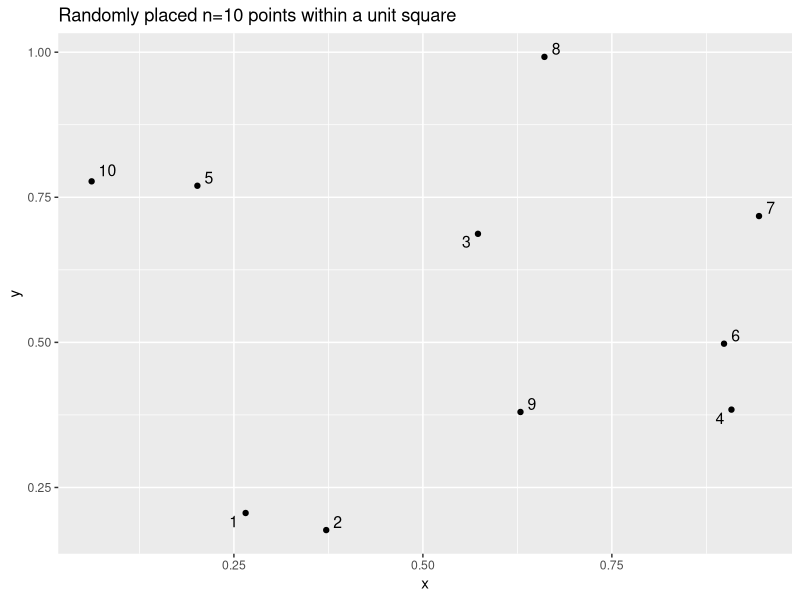
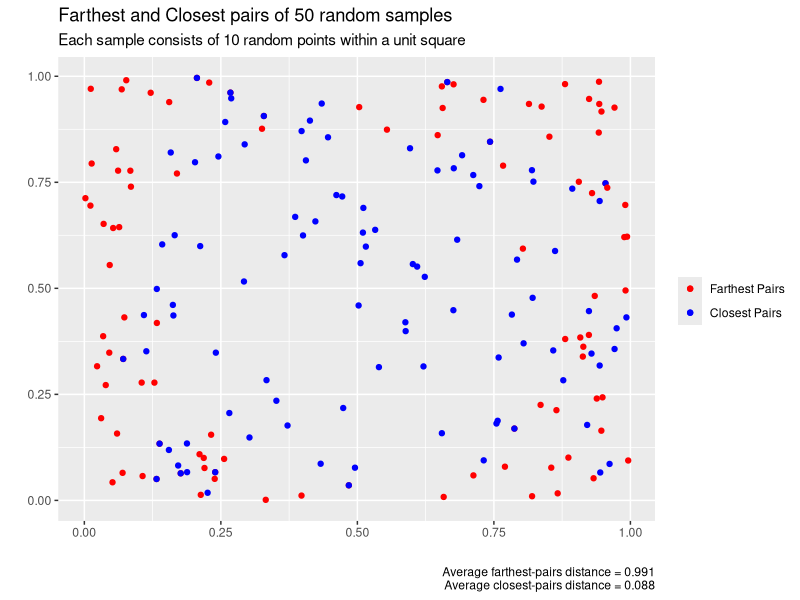
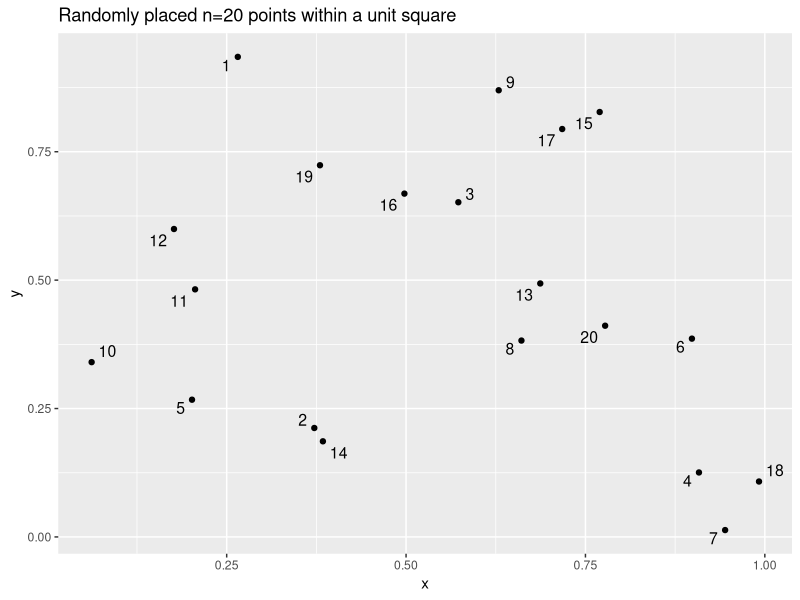
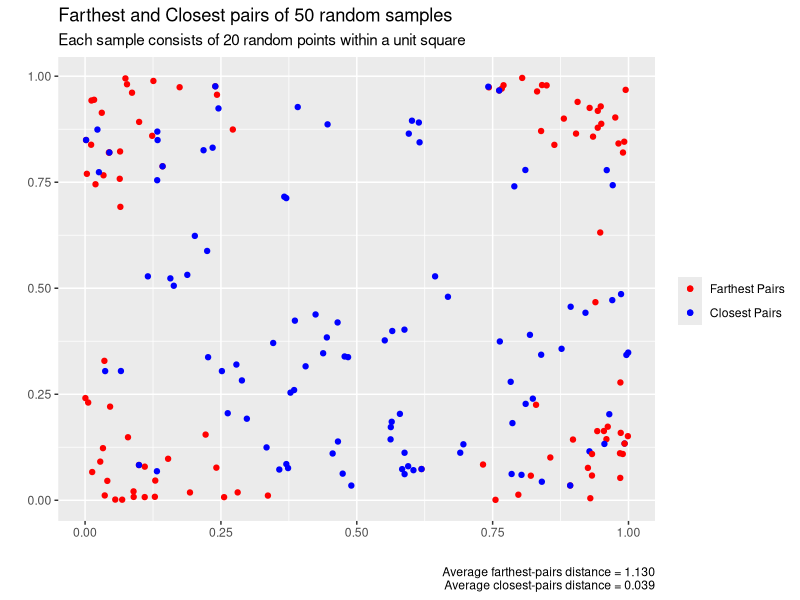

Write R code to recreate these figures, in order.
################################################################################
# Simulation Exercise
# Renan Chicarelli Marques
################################################################################

#Loading data wrangling and visualization packages for efficiency and aesthetics purposes
library(dplyr)
library(ggplot2)
library(ggrepel) 

################################################################################
# Task (1) 
################################################################################

#Using set.seed to make the results reproducible
set.seed(1)

#Creating "points": a function which generates randomly placed points within a unit square and names each observation (id)
points <- function(sample_size){
  table <- data.frame(
    id = c(1:sample_size),
    x = runif(sample_size, min = 0, max = 1),
    y = runif(sample_size, min = 0, max = 1))
  return(table)
}

#Generating random sample of n=10 points and naming it sample10
sample10 <- points(10)

#Plotting sample10 with ggplot2 and ggrepel
ggplot(sample10, aes(x=x, y=y)) +
  geom_point() +
  geom_text_repel(aes(label = id), size = 4) +
  ggtitle("Randomly placed n=10 points within a unit square")

################################################################################
# Task (2) 
################################################################################

#Creating two functions: (i) max_dist and (ii) min_dist which return the max and min distance between points of a given random sample 
#Two step rationale behind the functions (i) and (ii): 
#1st: creating a key (constant n=1) to merge sample on itself and get all possible combinations of the points
#2nd: merging sample, creating a distance (dist) variable, removing the duplicates and finding the obs with max and min dist 
max_dist <- function(sample){
   samplef <- sample %>% mutate(n = 1)
   max <- samplef %>%
     full_join(samplef, by = "n") %>% 
     filter(id.x != id.y) %>%
     mutate(dist = sqrt((x.x - x.y)^2 + (y.x - y.y)^2)) %>%
     select(id.x, id.y, dist, x.x, y.x, x.y, y.y) %>%
     filter(duplicated(dist) == FALSE) %>%
     slice_max(dist)
   return(max)
}

min_dist <- function(sample){
  samplef <- sample %>% mutate(n = 1)
  min <- samplef %>%
    full_join(samplef, by = "n") %>% 
    filter(id.x != id.y) %>%
    mutate(dist = sqrt((x.x - x.y)^2 + (y.x - y.y)^2)) %>%
    select(id.x, id.y, dist, x.x, y.x, x.y, y.y) %>%
    filter(duplicated(dist) == FALSE) %>%
    slice_min(dist)
  return(min)
}

#Finding the farthest points and the distance (dist) between them
max_dist(sample10)

#Finding the closest points and the distance (dist) between them
min_dist(sample10)

################################################################################
# Task (3) 
################################################################################

#Using set.seed to make the script and results reproducible
set.seed(1)

#Generating 50 random samples of n=10 points within a unit square
sample10x50 <- replicate(50, points(10), simplify = FALSE)

#Generating the farthest and closest pairs of the 50 random samples
sample10x50_max <- lapply(sample10x50, max_dist) 
sample10x50_min <- lapply(sample10x50, min_dist)

#Transforming the two lists (sample10x50_max and sample10x50_min) into data.frames
sample10x50_max <- do.call(rbind.data.frame, sample10x50_max)
sample10x50_min <- do.call(rbind.data.frame, sample10x50_min)

#Creating a variable to identify if farthest (1) or closest (0) pairs and binding both data.frames to create a unique one
sample10x50_max <- sample10x50_max %>%
  mutate(identifier = 1)

sample10x50_min <- sample10x50_min %>%
  mutate(identifier = 0)

sample10x50_maxmin <- bind_rows(sample10x50_max, sample10x50_min) %>%
  select(dist, identifier, x.x, y.x, x.y, y.y)

#Calculating average distance in farthest-pairs and closest-pairs
sample10x50_maxmin %>%
  group_by(identifier) %>%
  summarise(avg = mean(dist))

#Plotting results
ggplot(sample10x50_maxmin, aes(x.x, y.x, color = ifelse(identifier == 1, "Farthest Pairs", "Closest Pairs"))) +
  geom_point() +
  geom_point(aes(x.y, y.y, color = ifelse(identifier == 1, "Farthest Pairs", "Closest Pairs"))) +
  scale_color_manual(breaks = c("Farthest Pairs", "Closest Pairs"),
                     values = c("red", "blue")) +
  labs(title = "Farthest and Closest pairs of 50 random samples",
       subtitle = "Each sample consists of 10 random points within a unit square",
       x = "",
       y = "",
       color = "",
       caption = "Average farthest-pairs distance = 0.991
                  Average closest-pairs distance = 0.088")
  
################################################################################
# Task (4) 
################################################################################

#Using set.seed to make the results reproducible
set.seed(1)

#Generating random sample of n=20 points and naming it sample20
sample20 <- points(20)

#Plotting sample20 with ggplot2 and ggrepel
ggplot(sample20, aes(x=x, y=y)) +
  geom_point() +
  geom_text_repel(aes(label = id), size = 4) +
  ggtitle("Randomly placed n=20 points within a unit square")

#Finding the farthest points and the distance between them using the function created in task (2)
max_dist(sample20)

#Finding the closest points and the distance between them using the function created in task (2)
min_dist(sample20)

#Generating 50 random samples of n=20 points within a unit square
sample20x50 <- replicate(50, points(20), simplify = FALSE)

#Generating the farthest and closest pairs of the 50 random samples
sample20x50_max <- lapply(sample20x50, max_dist) 
sample20x50_min <- lapply(sample20x50, min_dist)

#Transforming the two lists (sample20x50_max and sample20x50_min) into data.frames
sample20x50_max <- do.call(rbind.data.frame, sample20x50_max)
sample20x50_min <- do.call(rbind.data.frame, sample20x50_min)

#Creating a variable to identify if farthest (1) or closest (0) pairs and binding both data.frames to create a unique one
sample20x50_max <- sample20x50_max %>%
  mutate(identifier = 1)

sample20x50_min <- sample20x50_min %>%
  mutate(identifier = 0)

sample20x50_maxmin <- bind_rows(sample20x50_max, sample20x50_min) %>%
  select(dist, identifier, x.x, y.x, x.y, y.y)

#Calculating average distance in farthest-pairs and closest-pairs
sample20x50_maxmin %>%
  group_by(identifier) %>%
  summarise(avg = mean(dist))

#Plotting results
ggplot(sample20x50_maxmin, aes(x.x, y.x, color = ifelse(identifier == 1, "Farthest Pairs", "Closest Pairs"))) +
  geom_point() +
  geom_point(aes(x.y, y.y, color = ifelse(identifier == 1, "Farthest Pairs", "Closest Pairs"))) +
  scale_color_manual(breaks = c("Farthest Pairs", "Closest Pairs"),
                     values = c("red", "blue")) +
  labs(title = "Farthest and Closest pairs of 50 random samples",
       subtitle = "Each sample consists of 20 random points within a unit square",
       x = "",
       y = "",
       color = "",
       caption = "Average farthest-pairs distance = 1.130
                  Average closest-pairs distance = 0.039")
